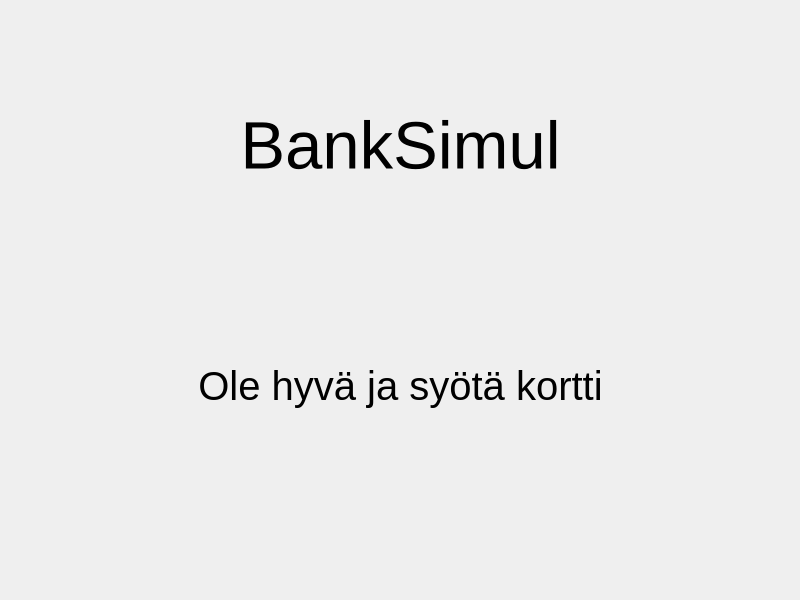
<?xml version="1.0" encoding="UTF-8"?>
<ui version="4.0">
 <class>RFIDMoottori</class>
 <widget class="QDialog" name="RFIDMoottori">
  <property name="geometry">
   <rect>
    <x>0</x>
    <y>0</y>
    <width>800</width>
    <height>600</height>
   </rect>
  </property>
  <property name="windowTitle">
   <string>BankSimul</string>
  </property>
  <widget class="QLabel" name="label">
   <property name="geometry">
    <rect>
     <x>0</x>
     <y>170</y>
     <width>801</width>
     <height>431</height>
    </rect>
   </property>
   <property name="font">
    <font>
     <pointsize>30</pointsize>
    </font>
   </property>
   <property name="mouseTracking">
    <bool>false</bool>
   </property>
   <property name="text">
    <string>Ole hyvä ja syötä kortti</string>
   </property>
   <property name="alignment">
    <set>Qt::AlignCenter</set>
   </property>
  </widget>
  <widget class="QLabel" name="label_2">
   <property name="geometry">
    <rect>
     <x>0</x>
     <y>0</y>
     <width>801</width>
     <height>291</height>
    </rect>
   </property>
   <property name="font">
    <font>
     <pointsize>50</pointsize>
    </font>
   </property>
   <property name="mouseTracking">
    <bool>false</bool>
   </property>
   <property name="text">
    <string>BankSimul</string>
   </property>
   <property name="alignment">
    <set>Qt::AlignCenter</set>
   </property>
  </widget>
 </widget>
 <resources/>
 <connections/>
</ui>
